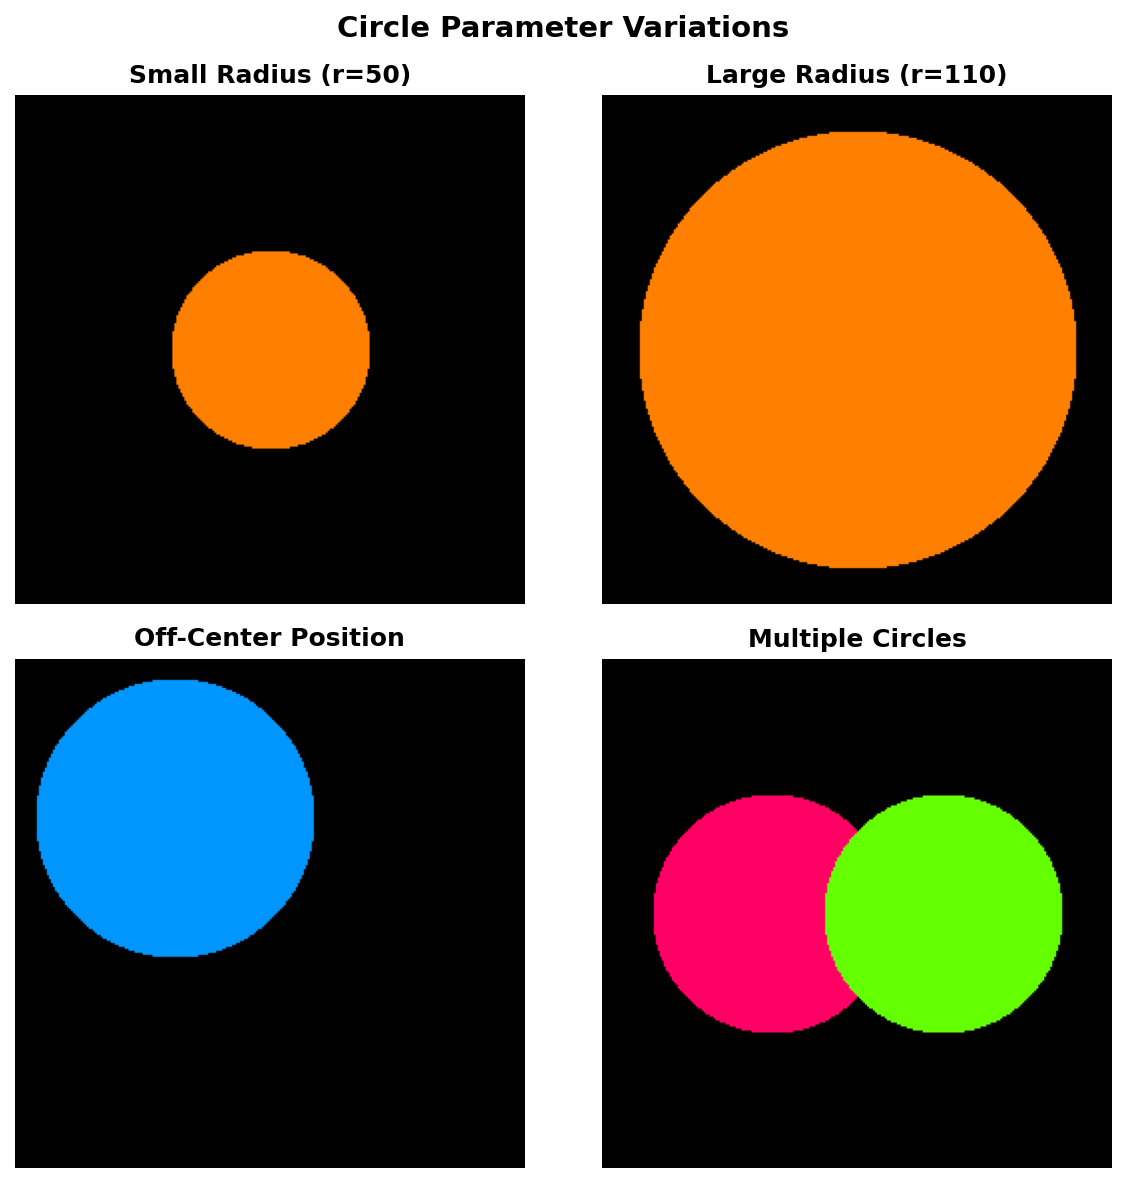

Reproduce this figure in Python.


import numpy as np
import matplotlib.pyplot as plt

# =============================================================================
# Helper function to draw a circle on a canvas
# =============================================================================
def draw_circle(canvas, center_x, center_y, radius, color):
    """Draw a filled circle on the canvas using distance-based masking."""
    height, width = canvas.shape[:2]
    Y, X = np.ogrid[0:height, 0:width]
    square_dist = (X - center_x) ** 2 + (Y - center_y) ** 2
    mask = square_dist < radius ** 2
    canvas[mask] = color
    return canvas

# =============================================================================
# Create four different circle variations
# =============================================================================
SIZE = 256  # Each sub-image size

# Variation 1: Small radius
canvas1 = np.zeros((SIZE, SIZE, 3), dtype=np.uint8)
draw_circle(canvas1, 128, 128, 50, [255, 128, 0])  # Small orange

# Variation 2: Large radius
canvas2 = np.zeros((SIZE, SIZE, 3), dtype=np.uint8)
draw_circle(canvas2, 128, 128, 110, [255, 128, 0])  # Large orange

# Variation 3: Off-center position
canvas3 = np.zeros((SIZE, SIZE, 3), dtype=np.uint8)
draw_circle(canvas3, 80, 80, 70, [0, 150, 255])  # Blue, top-left

# Variation 4: Multiple circles
canvas4 = np.zeros((SIZE, SIZE, 3), dtype=np.uint8)
draw_circle(canvas4, 85, 128, 60, [255, 0, 100])    # Pink, left
draw_circle(canvas4, 171, 128, 60, [100, 255, 0])   # Green, right

# =============================================================================
# Create comparison grid with matplotlib
# =============================================================================
fig, axes = plt.subplots(2, 2, figsize=(8, 8), dpi=150)

titles = [
    'Small Radius (r=50)',
    'Large Radius (r=110)',
    'Off-Center Position',
    'Multiple Circles'
]

canvases = [canvas1, canvas2, canvas3, canvas4]

for ax, canvas, title in zip(axes.flatten(), canvases, titles):
    ax.imshow(canvas)
    ax.set_title(title, fontsize=12, fontweight='bold')
    ax.axis('off')

plt.suptitle('Circle Parameter Variations', fontsize=14, fontweight='bold', y=0.98)
plt.tight_layout()
plt.savefig('circle_variations.png', dpi=150, bbox_inches='tight',
            facecolor='white', edgecolor='none')
plt.close()
